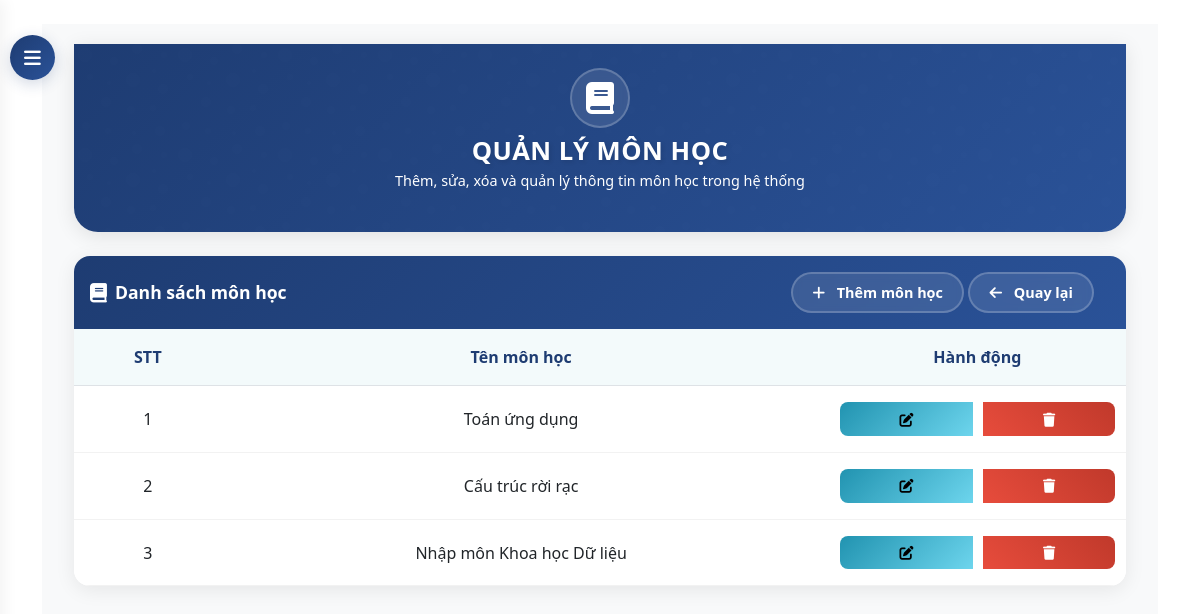
/dashboard/subjects/ (signed in), run on an earlier commit of the app's database.
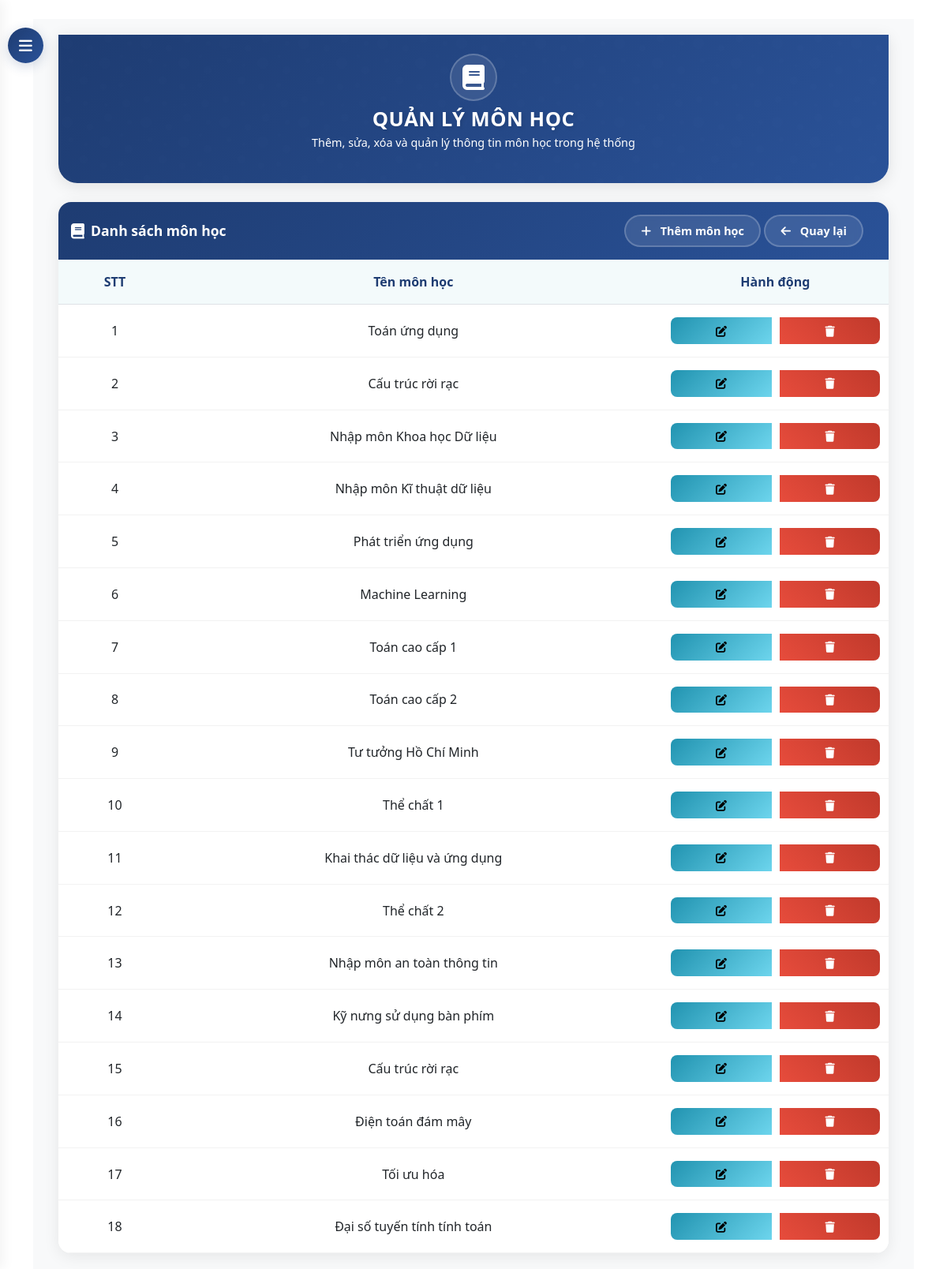
And on a later commit of the database.
### core/models.py (models this page shows, shortened)
class Subject(models.Model):
    name = models.CharField(max_length=100)

### core/views.py (the view)
# urls.py: path('dashboard/subjects/', views.subject_list, name='subject_list'),
@login_required
@user_passes_test(is_admin)
def subject_list(request):
    subjects = Subject.objects.all()
    return render(request, 'core/admin/subject_list.html', {'subjects': subjects})

### core/views.py (called while the page is built)
def is_admin(user):
    return user.is_superuser

### templates/core/admin/subject_list.html (shortened to what this page needs)
{% extends 'base.html' %}
{% block content %}
<button id="sidebarCollapse">
    <i class="fas fa-bars"></i>
</button>
<div id="content">
    <div class="container-fluid">
        <div class="hero-section">
            <div class="container">
                <div class="row justify-content-center text-center">
                    <div class="col-md-8">
                        <div class="hero-icon">
                            <i class="fas fa-book"></i>
                        </div>
                        <h1 class="hero-title">QUẢN LÝ MÔN HỌC</h1>
                        <p class="hero-subtitle">Thêm, sửa, xóa và quản lý thông tin môn học trong hệ thống</p>
                    </div>
                </div>
            </div>
        </div>
        <div class="subject-card">
            <div class="card-header d-flex justify-content-between align-items-center">
                <div class="d-flex align-items-center">
                    <h4 class="mb-0">
                        <i class="fas fa-book"></i>
                        Danh sách môn học
                    </h4>
                </div>
                <div>
                    <a href="{% url 'subject_create' %}" class="btn btn-add">
                        <i class="fas fa-plus"></i>
                        Thêm môn học
                    </a>
                    <a href="{% url 'admin_dashboard' %}" class="btn btn-back">
                        <i class="fas fa-arrow-left"></i>
                        Quay lại
                    </a>
                </div>
            </div>
            <div class="card-body">
                {% if subjects %}
                <div class="table-responsive">
                    <table class="table">
                        <thead>
                            <tr>
                                <th>STT</th>
                                <th>Tên môn học</th>
                                <th>Hành động</th>
                            </tr>
                        </thead>
                        <tbody>
                            {% for subject in subjects %}
                            <tr>
                                <td>{{ forloop.counter }}</td>
                                <td>{{ subject.name }}</td>
                                <td>
                                    <div class="btn-group">
                                        <a href="{% url 'subject_edit' subject.id %}" class="btn btn-info btn-sm">
                                            <i class="fas fa-edit"></i>
                                        </a>
                                        <button class="btn btn-danger btn-sm" onclick="openModal('{{ subject.id }}', '{{ subject.name }}')">
                                            <i class="fas fa-trash"></i>
                                        </button>
                                    </div>
                                </td>
                            </tr>
                            {% endfor %}
                        </tbody>
                    </table>
                </div>
                {% else %}
                <div class="alert alert-info">
                    <i class="fas fa-info-circle me-2"></i> Chưa có môn học nào trong hệ thống.
                </div>
                {% endif %}
            </div>
        </div>
    </div>
</div>
{% endblock %}

### templates/base.html (shortened to what this page needs)
<!DOCTYPE html>
<html lang="vi">
<head>
    <link href="https://cdn.jsdelivr.net/npm/bootstrap@5.3.0-alpha1/dist/css/bootstrap.min.css" rel="stylesheet">
    <link rel="stylesheet" href="https://cdnjs.cloudflare.com/ajax/libs/font-awesome/6.0.0/css/all.min.css">
</head>
<body>
    <main class="container mt-4">
        {% block content %}{% endblock %}
    </main>
</body>
</html>

### templates/base.html (style rules this page uses)
:root { --navbar-bg: #0d47a1; --navbar-hover: rgba(255, 255, 255, 0.1); }

### templates/core/admin/subject_list.html (style rules this page uses)
main { padding-top: 0 !important; }
:root { --primary-gradient: linear-gradient(135deg, #1e3c72 0%, #2a5298 100%); --secondary-gradient: linear-gradient(135deg, #2193b0 0%, #6dd5ed 100%); --accent-gradient: linear-gradient(45deg, #ff6b6b, #ff8e8e); --success-gradient: linear-gradient(45deg, #2ecc71, #27ae60); --primary-color: #1e3c72; --text-light: rgba(255, 255, 255, 0.8); }
#sidebarCollapse { position: fixed; top: 35px; left: 10px; z-index: 999; border: none; background: var(--primary-gradient); color: white; padding: 12px 15px; border-radius: 50%; cursor: pointer; transition: all 0.3s; box-shadow: 0 4px 15px rgba(30, 60, 114, 0.2); width: 45px; height: 45px; display: flex; align-items: center; justify-content: center; }
#sidebarCollapse i { font-size: 1.2rem; transition: transform 0.3s ease; }
#content { transition: all 0.3s cubic-bezier(0.4, 0, 0.2, 1); margin-left: 0; padding: 20px; background: #f8f9fa; min-height: 100vh; }
.hero-section { background: var(--primary-gradient); color: white; padding: 1.5rem 0; margin-bottom: 1.5rem; border-radius: 0 0 1.5rem 1.5rem; box-shadow: 0 4px 20px rgba(0,0,0,0.1); position: relative; overflow: hidden; }
.hero-section::before { content: ''; position: absolute; top: 0; left: 0; right: 0; bottom: 0; opacity: 0.1; animation: slide 20s linear infinite; }
.hero-icon { font-size: 2rem; margin-bottom: 0.5rem; animation: float 3s ease-in-out infinite; background: rgba(255, 255, 255, 0.1); width: 60px; height: 60px; display: flex; align-items: center; justify-content: center; border-radius: 50%; margin: 0 auto 0.5rem; backdrop-filter: blur(5px); border: 2px solid rgba(255, 255, 255, 0.2); }
.hero-title { font-size: 1.6rem; font-weight: 700; margin-bottom: 0.2rem; text-shadow: 2px 2px 4px rgba(0,0,0,0.1); animation: fadeInUp 1s ease-out; letter-spacing: 0.5px; }
.hero-subtitle { font-size: 0.9rem; opacity: 0; animation: fadeInUp 1s ease-out forwards; animation-delay: 0.3s; font-weight: 300; }
.subject-card { background: white; border-radius: 1rem; box-shadow: 0 4px 20px rgba(0,0,0,0.08); overflow: hidden; transition: all 0.4s cubic-bezier(0.4, 0, 0.2, 1); animation: fadeInUp 1s ease-out forwards; }
.card-header { background: var(--primary-gradient) !important; border: none; padding: 1rem; }
.card-header h4 { color: white; font-weight: 600; display: flex; align-items: center; font-size: 1.1rem; margin: 0; }
.card-header h4 i { margin-right: 0.5rem; font-size: 1.1em; }
.btn-add { background: rgba(255, 255, 255, 0.1); border: 2px solid rgba(255, 255, 255, 0.2); color: white; border-radius: 2rem; padding: 0.5rem 1.2rem; font-weight: 600; transition: all 0.4s ease; backdrop-filter: blur(5px); font-size: 0.9rem; }
.btn-add i { margin-right: 0.5rem; }
.btn-back { background: rgba(255, 255, 255, 0.1); border: 2px solid rgba(255, 255, 255, 0.2); color: white; border-radius: 2rem; padding: 0.5rem 1.2rem; font-weight: 600; transition: all 0.4s ease; backdrop-filter: blur(5px); font-size: 0.9rem; margin-right: 1rem; }
.btn-back i { margin-right: 0.5rem; }
.table { margin: 0; width: 100%; border-collapse: separate; border-spacing: 0; }
.table th { border-top: none; color: #1e3c72; font-weight: 600; padding: 1rem 0.5rem; background: rgba(33, 147, 176, 0.05); text-align: center; vertical-align: middle; white-space: nowrap; }
.table td { padding: 1rem 0.5rem; vertical-align: middle; border-color: rgba(0,0,0,0.05); text-align: center; white-space: nowrap; }
.table td, .table th { display: table-cell; text-align: center; vertical-align: middle; }
.table td > div, .table th > div { display: flex; align-items: center; justify-content: center; width: 100%; height: 100%; }
.table-responsive { width: 100%; margin: 0 auto; max-width: 1200px; }
.btn-group { display: flex; justify-content: center; gap: 0.5rem; }
.table td:first-child, .table th:first-child { padding-left: 1rem; }
.btn-group .btn { padding: 0.4rem 0.8rem; border-radius: 0.5rem; margin: 0 0.2rem; transition: all 0.3s ease; }
.btn-info { background: var(--secondary-gradient); border: none; }
.btn-danger { background: linear-gradient(45deg, #e74c3c, #c0392b); border: none; }

What changed in the data, as far as the page shows it:
added Subject: name "Nhập môn Kĩ thuật dữ liệu"
added Subject: name "Phát triển ứng dụng"
added Subject: name "Machine Learning"
added Subject: name "Toán cao cấp 1"
added Subject: name "Toán cao cấp 2"
added Subject: name "Tư tưởng Hồ Chí Minh"
added Subject: name "Thể chất 1"
added Subject: name "Khai thác dữ liệu và ứng dụng"
added Subject: name "Thể chất 2"
added Subject: name "Nhập môn an toàn thông tin"
added Subject: name "Kỹ nưng sử dụng bàn phím"
added Subject: name "Cấu trúc rời rạc"
added Subject: name "Điện toán đám mây"
added Subject: name "Tối ưu hóa"
added Subject: name "Đại số tuyến tính tính toán"
